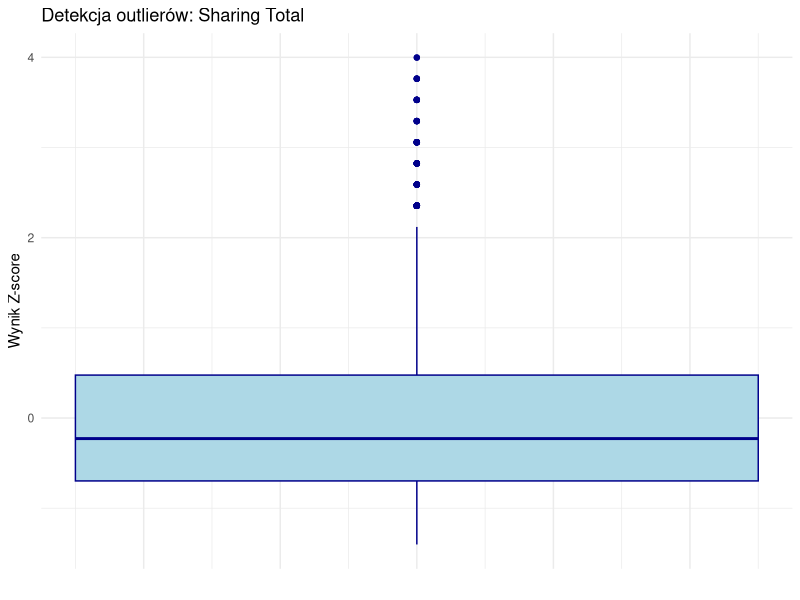
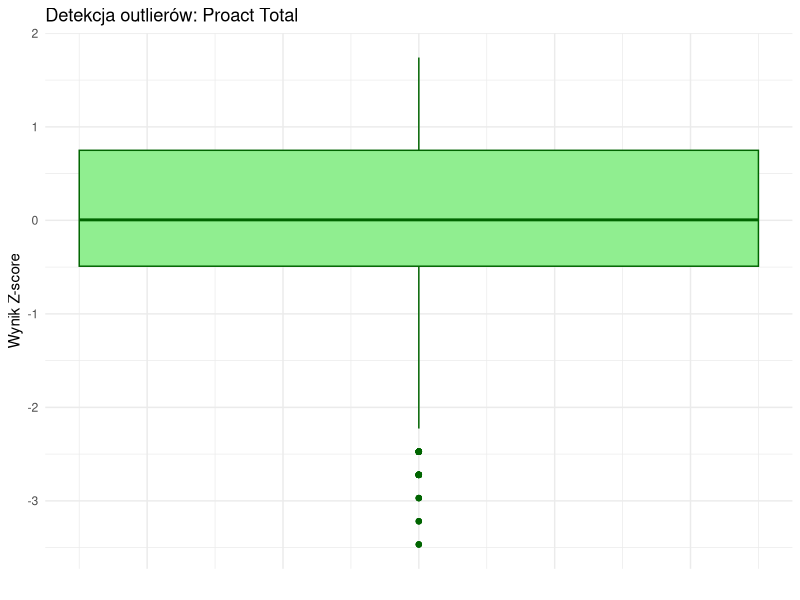
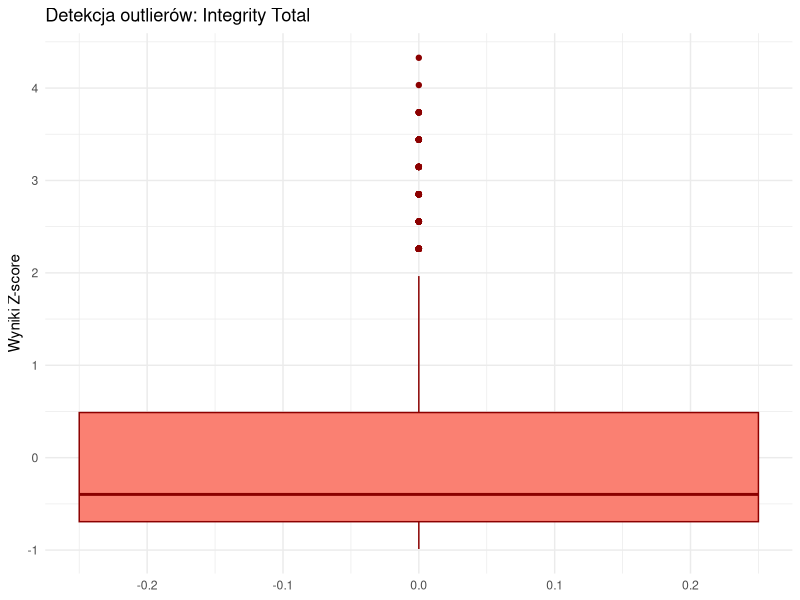
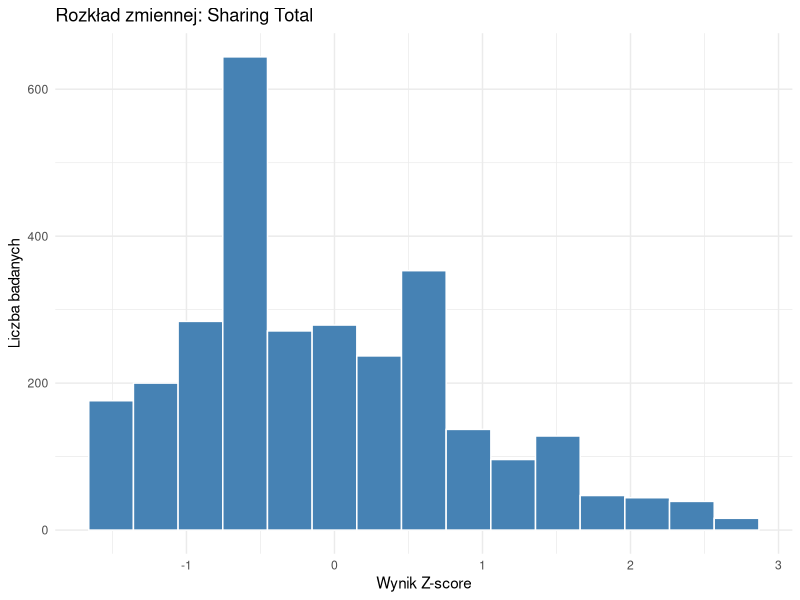
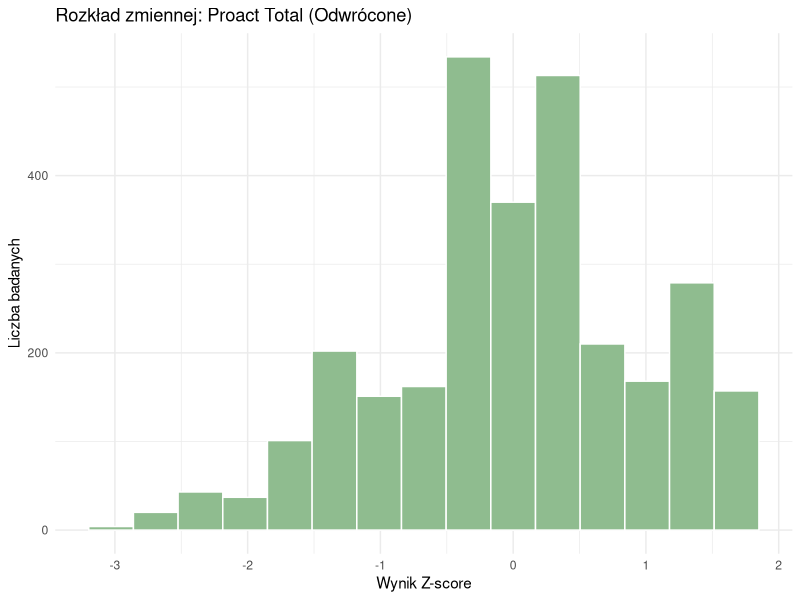
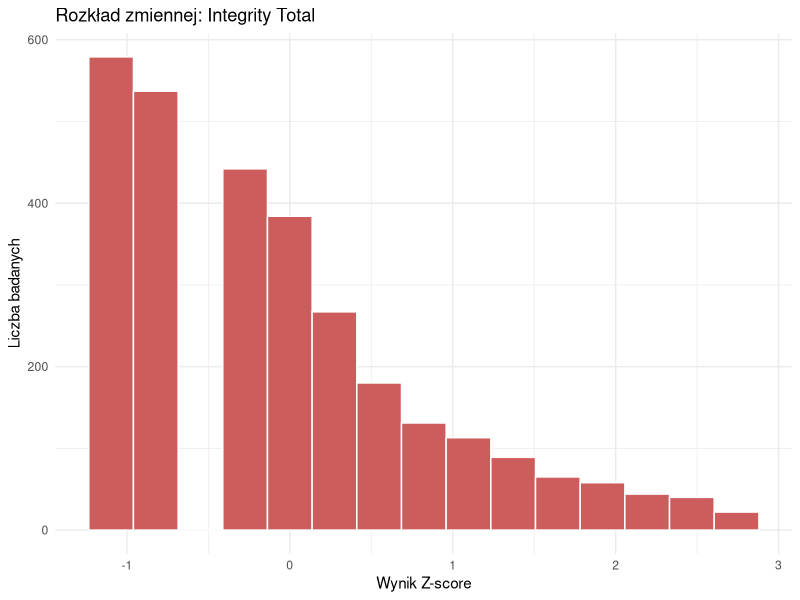
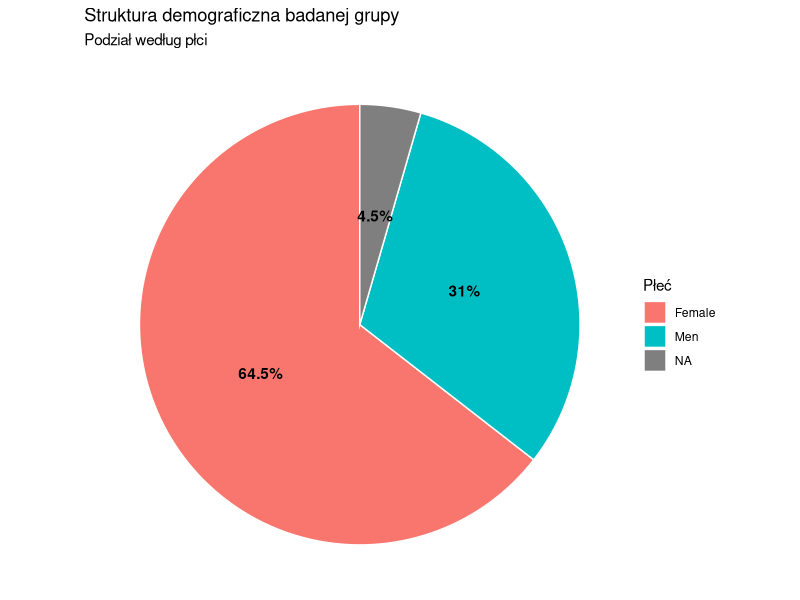
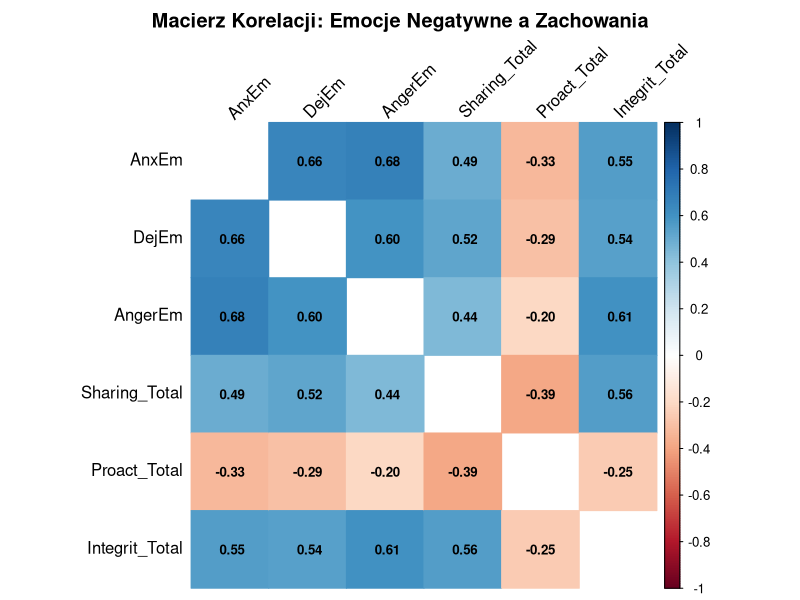

Generate these figures, in order, with R:
## ---- chunk 1
library(dplyr)
library(ggplot2)
dane <- read.csv("dane_rekodowane.csv")
## ---- chunk 2
summary(dane)
## ---- chunk 3
ggplot(data = dane, aes(y = Sharing_Total)) +
  geom_boxplot(fill = "lightblue", color = "darkblue", width = 0.5) +
  theme_minimal() +
  labs(
    title = "Detekcja outlierów: Sharing Total",
    y = "Wynik Z-score",
    x = ""
  ) +

  theme(axis.text.x = element_blank(), axis.ticks.x = element_blank())

## ---- chunk 4
ggplot(data = dane, aes(y = Proact_Total)) +
  geom_boxplot(fill = "lightgreen", color = "darkgreen", width = 0.5) +
  theme_minimal() +
  labs(
    title = "Detekcja outlierów: Proact Total",
    y = "Wynik Z-score",
    x = ""
  ) +
  theme(axis.text.x = element_blank(), axis.ticks.x = element_blank())
## ---- chunk 5
ggplot(data=dane,aes(y=Integrit_Total)) + 
  geom_boxplot(fill = "salmon", color= "darkred", width=0.5) +
  theme_minimal() +
  labs(
    title="Detekcja outlierów: Integrity Total",
    y="Wyniki Z-score",
    x=""
    ) +
  theme(axis.title.x = element_blank(), axis.ticks.x = element_blank())
## ---- chunk 6
#Identyfikacja
outliery <- dane %>%
  filter(
    abs(Sharing_Total) > 3 | 
    abs(Proact_Total) > 3 | 
    abs(Integrit_Total) > 3
  )
View(outliery)

#Usunięcie

dane <-dane %>%
  filter(
    abs(Sharing_Total) <= 3 & 
    abs(Proact_Total) <= 3 & 
    abs(Integrit_Total) <= 3
  )

#Just for sure
glimpse(dane)
## ---- chunk 7
library(psych)
descriptives <- dane %>%
  select(Sharing_Total, Proact_Total, Integrit_Total) %>%
  describe()
  View(descriptives)
  descriptives
## ---- chunk 8
ggplot(data = dane, aes(x = Sharing_Total)) +
  geom_histogram(fill = "steelblue", color = "white", bins = 15) +
  theme_minimal() +
  labs(
    title = "Rozkład zmiennej: Sharing Total",
    x = "Wynik Z-score",
    y = "Liczba badanych"
  )
## ---- chunk 9
ggplot(data = dane, aes(x = Proact_Total)) +
  geom_histogram(fill = "darkseagreen", color = "white", bins = 15) +
  theme_minimal() +
  labs(
    title = "Rozkład zmiennej: Proact Total (Odwrócone)",
    x = "Wynik Z-score",
    y = "Liczba badanych"
  )
## ---- chunk 10
ggplot(data = dane, aes(x = Integrit_Total)) +
  geom_histogram(fill = "indianred", color = "white", bins = 15) +
  theme_minimal() +
  labs(
    title = "Rozkład zmiennej: Integrity Total",
    x = "Wynik Z-score",
    y = "Liczba badanych"
  )
## ---- chunk 11
tabela_sex <- dane %>%
  count(Sex) %>%
  mutate(Procent = round((n / sum(n)) * 100, 1))
tabela_sex
## ---- chunk 12
ggplot(data = tabela_sex, aes(x = "", y = n, fill = Sex)) +
  geom_bar(stat = "identity", width = 1, color = "white") +
  coord_polar("y", start = 0) +
  geom_text(aes(label = paste0(Procent, "%")), position = position_stack(vjust = 0.5), fontface = "bold") +
  theme_void() +
  labs(
    title = "Struktura demograficzna badanej grupy",
    subtitle = "Podział według płci",
    fill = "Płeć"
  )
## ---- chunk 13
liczba_kobiet <- sum(dane$Sex == "Female", na.rm = TRUE)
liczba_wszystkich <- sum(!is.na(dane$Sex))
test_plci <- binom.test(x = liczba_kobiet, n = liczba_wszystkich, p = 0.69, alternative = "two.sided")
test_plci
## ---- chunk 14
liczba_wszystkich_wiek <- sum(!is.na(dane$Age))

test_wiek <-dane %>%
  filter(!is.na(Age)) %>%      
  count(Age) %>%               
  rowwise() %>%                
  mutate(
    wynik_testu = list(binom.test(x = n, n = liczba_wszystkich_wiek, p = 0.30, alternative = "less")),
    
    Proporcja = round(wynik_testu$estimate, 3), 
    p_value = round(wynik_testu$p.value, 4)     
  ) %>%
  select(Age, Liczba_osob = n, Proporcja, p_value)

print(as.data.frame(test_wiek))
## ---- chunk 15
kategorie_wiekowe <- na.omit(unique(dane$Age))
for(wiek in kategorie_wiekowe) {
  
  cat("\n======================================================\n")
  cat("WARSTWA (LAYER) - WIEK:", wiek, "\n")
  cat("======================================================\n")
  
  dane_warstwa <- dane %>% filter(Age == wiek)
  tabela <- table(dane_warstwa$Sex, dane_warstwa$Function)
  cat("\n--- 1. Liczebności obserwowane (Observed) ---\n")
  print(tabela)
  
  #Test chi kwadrat
  test_chi <- chisq.test(tabela, correct = FALSE)
  cat("\n--- 2. Liczebności oczekiwane (Expected) ---\n")
  print(round(test_chi$expected, 2))
  
  cat("\n--- 3. Reszty standaryzowane (Standardized Residuals) ---\n")
  print(round(test_chi$stdres, 2))
  
  cat("\n--- 4. Statystyki testowe ---\n")
  cat("Chi-kwadrat (χ²):", round(test_chi$statistic, 3), 
      " |  p-value:", round(test_chi$p.value, 4), "\n")
  
  #Test Fishera
  test_fisher <- fisher.test(tabela)
  cat("Fisher's Exact Test p-value:", round(test_fisher$p.value, 4), "\n")
  cat("Odds Ratio (OR):", round(test_fisher$estimate, 3), "\n")
  
  #Test phi
  wartosc_phi <- phi(tabela, digits = 3)
  cat("Phi / Cramér's V:", wartosc_phi, "\n\n")
}
  
## ---- chunk 16

library(corrplot)

dane_korelacje <- dane %>%
  select(AnxEm, DejEm, AngerEm, Sharing_Total, Proact_Total, Integrit_Total)

macierz_korelacji <- corr.test(dane_korelacje, 
                               use = "pairwise", 
                               method = "pearson", 
                               adjust = "none")


cat("\n--- 1. WSPÓŁCZYNNIKI KORELACJI (r Pearsona) ---\n")
print(round(macierz_korelacji$r, 3))

cat("\n--- 2. ISTOTNOŚĆ STATYSTYCZNA (wartości p) ---\n")
print(round(macierz_korelacji$p, 4))

# Korelogram
corrplot(macierz_korelacji$r, 
         p.mat = macierz_korelacji$p, 
         sig.level = 0.05, 
         insig = "blank",       
         method = "color", 
         addCoef.col = "black",  
         number.cex = 0.8,       
         tl.col = "black",       
         tl.srt = 45,            
         diag = FALSE,           
         title = "Macierz Korelacji: Emocje Negatywne a Zachowania",
         mar = c(0,0,2,0))      
